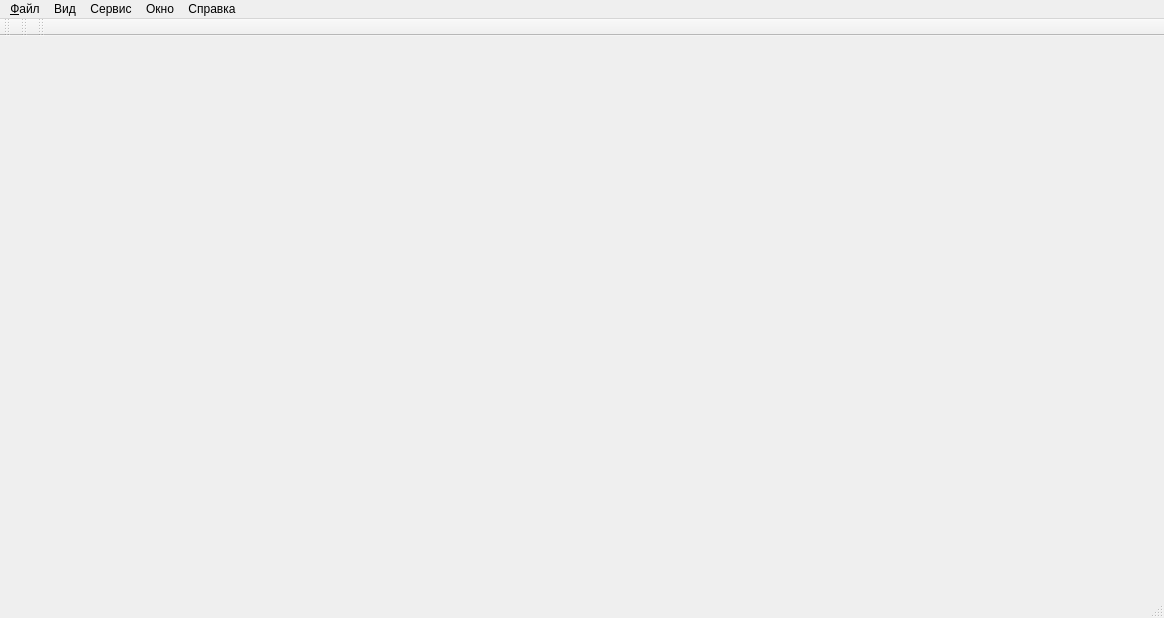
<?xml version="1.0" encoding="UTF-8"?>
<ui version="4.0">
 <class>MainWindow</class>
 <widget class="QMainWindow" name="MainWindow">
  <property name="geometry">
   <rect>
    <x>0</x>
    <y>0</y>
    <width>1164</width>
    <height>618</height>
   </rect>
  </property>
  <property name="windowTitle">
   <string>MainWindow</string>
  </property>
  <property name="iconSize">
   <size>
    <width>16</width>
    <height>16</height>
   </size>
  </property>
  <property name="toolButtonStyle">
   <enum>Qt::ToolButtonIconOnly</enum>
  </property>
  <widget class="QWidget" name="centralWidget"/>
  <widget class="QMenuBar" name="menuBar">
   <property name="geometry">
    <rect>
     <x>0</x>
     <y>0</y>
     <width>1164</width>
     <height>21</height>
    </rect>
   </property>
   <widget class="QMenu" name="menuFile">
    <property name="title">
     <string>&amp;Файл</string>
    </property>
    <property name="separatorsCollapsible">
     <bool>true</bool>
    </property>
    <addaction name="actionConnect"/>
    <addaction name="actionOpenConnection"/>
    <addaction name="actionDisconnect"/>
    <addaction name="separator"/>
    <addaction name="actionImport"/>
    <addaction name="actionImportDir"/>
    <addaction name="actionExport"/>
    <addaction name="actionImpExpPrm"/>
    <addaction name="separator"/>
    <addaction name="action_FMT_sqlite"/>
    <addaction name="separator"/>
    <addaction name="actionDumpTool"/>
    <addaction name="actionDiffTool"/>
    <addaction name="action_GuiConverter"/>
    <addaction name="separator"/>
    <addaction name="separator"/>
    <addaction name="separator"/>
    <addaction name="separator"/>
    <addaction name="actionDebug"/>
    <addaction name="separator"/>
    <addaction name="actionExit"/>
   </widget>
   <widget class="QMenu" name="menuService">
    <property name="title">
     <string>Сервис</string>
    </property>
    <widget class="QMenu" name="menuUpdateScripts">
     <property name="title">
      <string>Скрипты SQL</string>
     </property>
     <addaction name="actionGenCreateTbSql"/>
     <addaction name="actionGenAddScript"/>
     <addaction name="actionGenModifyScript"/>
     <addaction name="actionGenDelScript"/>
    </widget>
    <addaction name="actionCreate"/>
    <addaction name="actionCreateFromText"/>
    <addaction name="actionCreateXml"/>
    <addaction name="separator"/>
    <addaction name="actionCopyTable"/>
    <addaction name="actionCopyTableAs"/>
    <addaction name="actionCopyTableTmp"/>
    <addaction name="separator"/>
    <addaction name="actionInit"/>
    <addaction name="actionSql"/>
    <addaction name="separator"/>
    <addaction name="actionDiffTables"/>
    <addaction name="separator"/>
    <addaction name="actionEditContent"/>
    <addaction name="actionUnloadDbf"/>
    <addaction name="actionLoadDbf"/>
    <addaction name="separator"/>
    <addaction name="menuUpdateScripts"/>
    <addaction name="separator"/>
    <addaction name="action_Diff_to_Script"/>
    <addaction name="separator"/>
    <addaction name="actionMassOp"/>
    <addaction name="actionQuery"/>
    <addaction name="separator"/>
    <addaction name="actionOptions"/>
   </widget>
   <widget class="QMenu" name="menuWindow">
    <property name="tearOffEnabled">
     <bool>false</bool>
    </property>
    <property name="title">
     <string>Окно</string>
    </property>
    <addaction name="actionNextWnd"/>
    <addaction name="actionPrevWnd"/>
    <addaction name="separator"/>
    <addaction name="actionCascadeWnd"/>
    <addaction name="actionTileWnd"/>
    <addaction name="separator"/>
    <addaction name="actionCloseWnd"/>
    <addaction name="actionCloseAllWnd"/>
    <addaction name="separator"/>
    <addaction name="actionWindowList"/>
   </widget>
   <widget class="QMenu" name="menu">
    <property name="title">
     <string>Справка</string>
    </property>
    <addaction name="actionAbout"/>
    <addaction name="actionConfluence"/>
   </widget>
   <widget class="QMenu" name="menuView">
    <property name="title">
     <string>Вид</string>
    </property>
   </widget>
   <addaction name="menuFile"/>
   <addaction name="menuView"/>
   <addaction name="menuService"/>
   <addaction name="menuWindow"/>
   <addaction name="menu"/>
  </widget>
  <widget class="QToolBar" name="mainToolBar">
   <property name="windowTitle">
    <string>Стандартная</string>
   </property>
   <attribute name="toolBarArea">
    <enum>TopToolBarArea</enum>
   </attribute>
   <attribute name="toolBarBreak">
    <bool>false</bool>
   </attribute>
  </widget>
  <widget class="QStatusBar" name="statusBar"/>
  <widget class="QToolBar" name="tabToolBar">
   <property name="windowTitle">
    <string>Подключения</string>
   </property>
   <attribute name="toolBarArea">
    <enum>TopToolBarArea</enum>
   </attribute>
   <attribute name="toolBarBreak">
    <bool>false</bool>
   </attribute>
  </widget>
  <widget class="QToolBar" name="windowToolBar">
   <property name="windowTitle">
    <string>Окно</string>
   </property>
   <property name="allowedAreas">
    <set>Qt::NoToolBarArea</set>
   </property>
   <attribute name="toolBarArea">
    <enum>TopToolBarArea</enum>
   </attribute>
   <attribute name="toolBarBreak">
    <bool>false</bool>
   </attribute>
  </widget>
  <action name="actionConnect">
   <property name="icon">
    <iconset resource="../res/fmt.qrc">
     <normaloff>:/db</normaloff>:/db</iconset>
   </property>
   <property name="text">
    <string>Новое подключение</string>
   </property>
  </action>
  <action name="actionCreate">
   <property name="icon">
    <iconset resource="../res/fmt.qrc">
     <normaloff>:/img/NewTable_5619_32.png</normaloff>:/img/NewTable_5619_32.png</iconset>
   </property>
   <property name="text">
    <string>Создать запись</string>
   </property>
  </action>
  <action name="actionInit">
   <property name="text">
    <string>Инициализировать</string>
   </property>
  </action>
  <action name="actionRebuildOffset">
   <property name="text">
    <string>Перестроить смещения</string>
   </property>
  </action>
  <action name="actionDisconnect">
   <property name="text">
    <string>Закрыть подключение</string>
   </property>
  </action>
  <action name="actionCreateFromText">
   <property name="text">
    <string>Создать из текста</string>
   </property>
  </action>
  <action name="actionImport">
   <property name="icon">
    <iconset resource="../res/fmt.qrc">
     <normaloff>:/img/import.png</normaloff>:/img/import.png</iconset>
   </property>
   <property name="text">
    <string>Импорт из xml файлов</string>
   </property>
  </action>
  <action name="actionExport">
   <property name="icon">
    <iconset resource="../res/fmt.qrc">
     <normaloff>:/img/export.png</normaloff>:/img/export.png</iconset>
   </property>
   <property name="text">
    <string>Экспорт в xml файл</string>
   </property>
  </action>
  <action name="actionImpExpPrm">
   <property name="text">
    <string>Параметры импорта/экспорта</string>
   </property>
  </action>
  <action name="actionExit">
   <property name="text">
    <string>Выход</string>
   </property>
  </action>
  <action name="actionImportDir">
   <property name="icon">
    <iconset resource="../res/fmt.qrc">
     <normaloff>:/img/import_dir.png</normaloff>:/img/import_dir.png</iconset>
   </property>
   <property name="text">
    <string>Импорт xml из каталога</string>
   </property>
  </action>
  <action name="actionNextWnd">
   <property name="icon">
    <iconset resource="../res/fmt.qrc">
     <normaloff>:/img/nextwin.png</normaloff>:/img/nextwin.png</iconset>
   </property>
   <property name="text">
    <string>Следующее</string>
   </property>
  </action>
  <action name="actionPrevWnd">
   <property name="icon">
    <iconset resource="../res/fmt.qrc">
     <normaloff>:/img/prevwin.png</normaloff>:/img/prevwin.png</iconset>
   </property>
   <property name="text">
    <string>Предыдущее</string>
   </property>
  </action>
  <action name="actionCascadeWnd">
   <property name="icon">
    <iconset resource="../res/fmt.qrc">
     <normaloff>:/img/CascadeWindowsHS.png</normaloff>:/img/CascadeWindowsHS.png</iconset>
   </property>
   <property name="text">
    <string>Каскад</string>
   </property>
  </action>
  <action name="actionTileWnd">
   <property name="icon">
    <iconset resource="../res/fmt.qrc">
     <normaloff>:/img/TileWindowsHorizontallyHS.png</normaloff>:/img/TileWindowsHorizontallyHS.png</iconset>
   </property>
   <property name="text">
    <string>Разделить</string>
   </property>
  </action>
  <action name="actionWindowSeparator">
   <property name="text">
    <string>windowSeparator</string>
   </property>
  </action>
  <action name="actionCloseWnd">
   <property name="icon">
    <iconset resource="../res/fmt.qrc">
     <normaloff>:/img/closewnd.png</normaloff>:/img/closewnd.png</iconset>
   </property>
   <property name="text">
    <string>Закрыть</string>
   </property>
  </action>
  <action name="actionCloseAllWnd">
   <property name="icon">
    <iconset resource="../res/fmt.qrc">
     <normaloff>:/img/closewnds.png</normaloff>:/img/closewnds.png</iconset>
   </property>
   <property name="text">
    <string>Закрыть все</string>
   </property>
  </action>
  <action name="actionWindowList">
   <property name="icon">
    <iconset resource="../res/fmt.qrc">
     <normaloff>:/img/WindowsHS.png</normaloff>:/img/WindowsHS.png</iconset>
   </property>
   <property name="text">
    <string>Список</string>
   </property>
  </action>
  <action name="actionAbout">
   <property name="icon">
    <iconset resource="../res/fmt.qrc">
     <normaloff>:/img/information.png</normaloff>:/img/information.png</iconset>
   </property>
   <property name="text">
    <string>О программе...</string>
   </property>
  </action>
  <action name="actionSql">
   <property name="icon">
    <iconset resource="../res/fmt.qrc">
     <normaloff>:/img/savesql.png</normaloff>:/img/savesql.png</iconset>
   </property>
   <property name="text">
    <string>Сохранить CreateTablesSql скрипт</string>
   </property>
  </action>
  <action name="actionHotFix">
   <property name="text">
    <string>HotFix</string>
   </property>
  </action>
  <action name="actionEditGroups">
   <property name="text">
    <string>Редактировать группы</string>
   </property>
  </action>
  <action name="actionCopyTable">
   <property name="text">
    <string>Копировать таблицу</string>
   </property>
  </action>
  <action name="actionRsexpDir">
   <property name="text">
    <string>Параметры выгрузки содержания </string>
   </property>
  </action>
  <action name="actionUnloadDbf">
   <property name="text">
    <string>Выгрузить содержимое</string>
   </property>
  </action>
  <action name="action_FMT_sqlite">
   <property name="text">
    <string>Выгрузить FMT в sqlite базу</string>
   </property>
  </action>
  <action name="actionOpenConnection">
   <property name="icon">
    <iconset resource="../res/fmt.qrc">
     <normaloff>:/img/openconfile.png</normaloff>:/img/openconfile.png</iconset>
   </property>
   <property name="text">
    <string>Открыть подключение</string>
   </property>
  </action>
  <action name="actionCopyTableAs">
   <property name="text">
    <string>Копировать таблицу в...</string>
   </property>
  </action>
  <action name="actionLoadDbf">
   <property name="text">
    <string>Загрузить содержимое</string>
   </property>
  </action>
  <action name="actionEditContent">
   <property name="icon">
    <iconset resource="../res/fmt.qrc">
     <normaloff>:/img/EditTableHS.png</normaloff>:/img/EditTableHS.png</iconset>
   </property>
   <property name="text">
    <string>Редактировать содержимое</string>
   </property>
  </action>
  <action name="actionGenCreateTbSql">
   <property name="text">
    <string>Создание таблицы</string>
   </property>
  </action>
  <action name="actionGenAddScript">
   <property name="text">
    <string>Добавление полей</string>
   </property>
  </action>
  <action name="actionGenModifyScript">
   <property name="text">
    <string>Изменение полей</string>
   </property>
  </action>
  <action name="actionGenDelScript">
   <property name="text">
    <string>Удаления полей</string>
   </property>
  </action>
  <action name="actionMassOp">
   <property name="text">
    <string>Массовые действия</string>
   </property>
  </action>
  <action name="actionConfluence">
   <property name="icon">
    <iconset resource="../res/fmt.qrc">
     <normaloff>:/img/confluence.png</normaloff>:/img/confluence.png</iconset>
   </property>
   <property name="text">
    <string>Сonfluence</string>
   </property>
  </action>
  <action name="actionCopyTableTmp">
   <property name="text">
    <string>Копировать таблицу как временную</string>
   </property>
  </action>
  <action name="actionQuery">
   <property name="text">
    <string>Создать запрос</string>
   </property>
  </action>
  <action name="actionCopyTableTmp">
   <property name="text">
    <string>Копировать таблицу как временную</string>
   </property>
  </action>
  <action name="actionCreateXml">
   <property name="text">
    <string>Cоздать из xml</string>
   </property>
  </action>
  <action name="actionHighlighterTheme">
   <property name="icon">
    <iconset resource="../res/fmt.qrc">
     <normaloff>:/img/codewin.png</normaloff>:/img/codewin.png</iconset>
   </property>
   <property name="text">
    <string>Тема подсветки синтаксиса</string>
   </property>
  </action>
  <action name="actionDebug">
   <property name="icon">
    <iconset resource="../res/fmt.qrc">
     <normaloff>:/img/sqldeveloper.png</normaloff>:/img/sqldeveloper.png</iconset>
   </property>
   <property name="text">
    <string>Настроить отлаку на схеме</string>
   </property>
  </action>
  <action name="action_Diff_to_Script">
   <property name="icon">
    <iconset resource="../res/fmt.qrc">
     <normaloff>:/img/DiffToScript.png</normaloff>:/img/DiffToScript.png</iconset>
   </property>
   <property name="text">
    <string>Скрипт изменения (Diff to Script)</string>
   </property>
  </action>
  <action name="actionOptions">
   <property name="icon">
    <iconset resource="../../ToolsRuntimeProj/ToolsRuntime/res/res.qrc">
     <normaloff>:/icons/shell32.dll_14_274-0.png</normaloff>:/icons/shell32.dll_14_274-0.png</iconset>
   </property>
   <property name="text">
    <string>Параметры</string>
   </property>
  </action>
  <action name="actionDumpTool">
   <property name="icon">
    <iconset resource="../res/fmt.qrc">
     <normaloff>:/img/VCProject.dll_I000d_0409.ico</normaloff>:/img/VCProject.dll_I000d_0409.ico</iconset>
   </property>
   <property name="text">
    <string>Обработка дампов</string>
   </property>
  </action>
  <action name="actionDiffTool">
   <property name="icon">
    <iconset resource="../res/fmt.qrc">
     <normaloff>:/img/DiffToScript.png</normaloff>:/img/DiffToScript.png</iconset>
   </property>
   <property name="text">
    <string>Запустить Diff to Script</string>
   </property>
  </action>
  <action name="action_GuiConverter">
   <property name="icon">
    <iconset resource="../res/fmt.qrc">
     <normaloff>:/img/SychronizeListHS.png</normaloff>:/img/SychronizeListHS.png</iconset>
   </property>
   <property name="text">
    <string>Запустить GuiConverter</string>
   </property>
  </action>
  <action name="actionDiffTables">
   <property name="icon">
    <iconset resource="../res/fmt.qrc">
     <normaloff>:/img/SychronizeListHS.png</normaloff>:/img/SychronizeListHS.png</iconset>
   </property>
   <property name="text">
    <string>Сравнить структуры</string>
   </property>
  </action>
 </widget>
 <layoutdefault spacing="6" margin="11"/>
 <resources>
  <include location="../res/fmt.qrc"/>
  <include location="../../ToolsRuntimeProj/ToolsRuntime/res/res.qrc"/>
 </resources>
 <connections>
  <connection>
   <sender>actionExit</sender>
   <signal>triggered()</signal>
   <receiver>MainWindow</receiver>
   <slot>close()</slot>
   <hints>
    <hint type="sourcelabel">
     <x>-1</x>
     <y>-1</y>
    </hint>
    <hint type="destinationlabel">
     <x>581</x>
     <y>308</y>
    </hint>
   </hints>
  </connection>
 </connections>
</ui>
